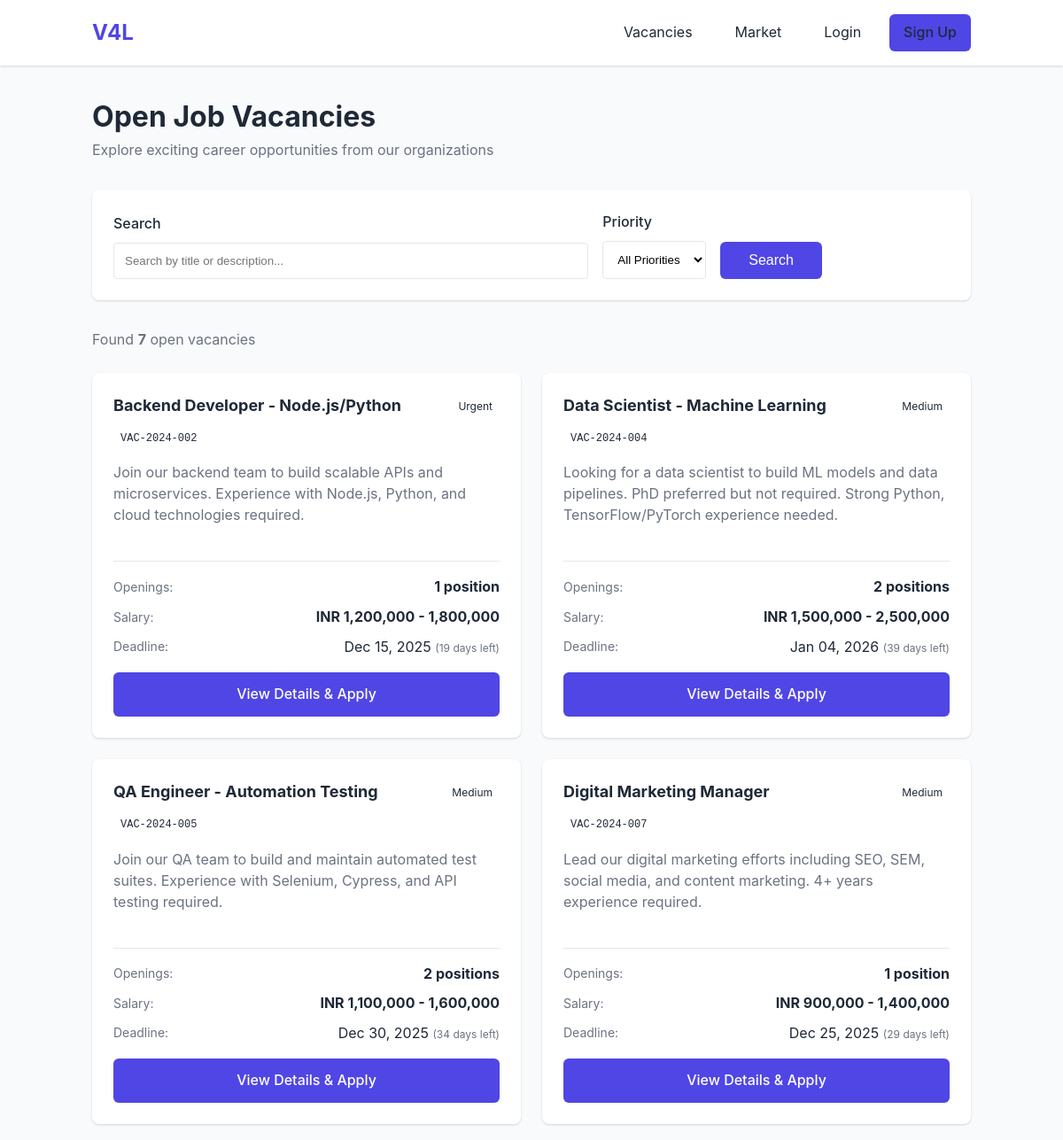
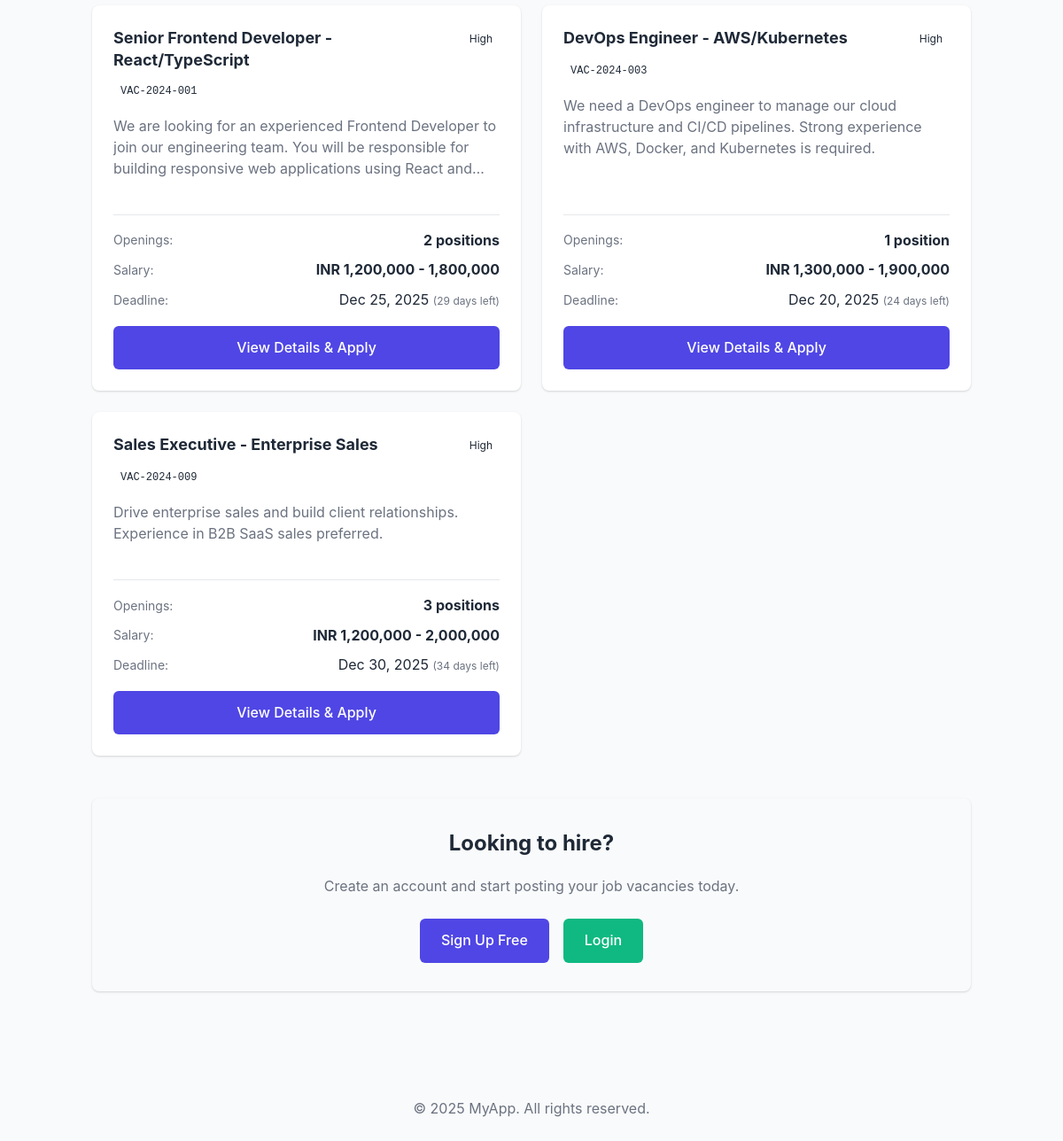
The page /public/vacancies/index.php on the database its author committed (2 pictures, top to bottom).
### tables this page shows
CREATE TABLE organization_vacancies (
    id TEXT PRIMARY KEY,
    title TEXT NOT NULL,                              -- Vacancy title
    code TEXT UNIQUE,                                 -- Unique code (e.g., "VAC-2024-001")
    description TEXT,                                 -- Job description

    -- Foreign keys
    organization_id TEXT NOT NULL,                    -- Required: Organization posting vacancy
    organization_position_id TEXT NOT NULL,           -- Required: Position to fill
    organization_workstation_id TEXT,                 -- Optional: Specific workstation
    reports_to_user_id TEXT,                          -- Optional: Reporting manager

    -- Vacancy details
    vacancy_type TEXT DEFAULT 'new' CHECK(vacancy_type IN ('new', 'replacement', 'expansion')),
    priority TEXT DEFAULT 'medium' CHECK(priority IN ('low', 'medium', 'high', 'urgent')),
    openings_count INTEGER DEFAULT 1,                 -- Number of positions to fill

    -- Timeline
    posted_date TEXT,                                 -- When vacancy was posted
    application_deadline TEXT,                        -- Last date to apply
    target_start_date TEXT,                           -- Expected joining date
    target_end_date TEXT,                             -- For contract positions

    -- Salary and benefits
    salary_offered_min REAL,                          -- Minimum salary offered
    salary_offered_max REAL,                          -- Maximum salary offered
    salary_currency TEXT DEFAULT 'INR',               -- Currency code
    benefits TEXT,                                    -- Benefits description

    -- Application details
    application_method TEXT DEFAULT 'both' CHECK(application_method IN ('internal', 'external', 'both')),
    application_url TEXT,                             -- External application URL
    contact_person TEXT,                              -- Contact person name
    contact_email TEXT,                               -- Contact email
    contact_phone TEXT,                               -- Contact phone

    -- Status tracking
    status TEXT DEFAULT 'draft' CHECK(status IN ('draft', 'open', 'on_hold', 'filled', 'cancelled')),
    is_published INTEGER DEFAULT 0,                   -- Whether publicly visible
    published_at TEXT,                                -- When published
    filled_at TEXT,                                   -- When filled
    filled_by_user_id TEXT,                           -- User who filled the position

    -- Metadata
    views_count INTEGER DEFAULT 0,                    -- Number of views
    applications_count INTEGER DEFAULT 0,             -- Number of applications
    is_active INTEGER DEFAULT 1,
    sort_order INTEGER DEFAULT 0,

    -- Default audit fields
    created_by TEXT NOT NULL,
    created_at TEXT NOT NULL,
    updated_by TEXT,
    updated_at TEXT,
    deleted_by TEXT,
    deleted_at TEXT,

    FOREIGN KEY (organization_id) REFERENCES organizations(id),
    FOREIGN KEY (organization_position_id) REFERENCES organization_positions(id),
    FOREIGN KEY (organization_workstation_id) REFERENCES organization_workstations(id),
    FOREIGN KEY (reports_to_user_id) REFERENCES users(id),
    FOREIGN KEY (filled_by_user_id) REFERENCES users(id),
    FOREIGN KEY (created_by) REFERENCES users(id),
    FOREIGN KEY (updated_by) REFERENCES users(id),
    FOREIGN KEY (deleted_by) REFERENCES users(id)
);

### public/vacancies/index.php (the view, shortened to what the rows shown need)
<?php
require_once __DIR__ . '/../../src/includes/autoload.php';
$auth = new Auth();
$user = $auth->getCurrentUser(false);
$vacancyRepo = new OrganizationVacancyRepository();
$filters = [];
$vacanciesData = $vacancyRepo->findAllPublic(100, 0, $filters);
include __DIR__ . '/../../views/header.php';
?>
<div class="py-4">
    <div style="margin-bottom: 2rem;">
        <h1>Open Job Vacancies</h1>
    </div>
    <?php if (empty($vacanciesData)): ?>
        <div class="card" style="text-align: center; padding: 3rem 1rem;">
            <div style="font-size: 3rem; margin-bottom: 1rem;">💼</div>
            <p class="text-muted" style="font-size: 1.2rem; margin-bottom: 1rem;">No Open Vacancies</p>
            <p class="text-muted" style="margin-bottom: 2rem;">
                <?php if (!empty($_GET['search'])): ?>
                    Try adjusting your search terms or <a href="/vacancies">view all vacancies</a>.
                <?php else: ?>
                    Check back later for new opportunities.
                <?php endif; ?>
            </p>
        </div>
    <?php else: ?>
        <div style="display: grid; grid-template-columns: repeat(auto-fill, minmax(350px, 1fr)); gap: 1.5rem;">
            <?php foreach ($vacanciesData as $vacData): ?>
                <?php
                $vacancy = new OrganizationVacancy($vacData);
                $daysUntil = $vacancy->getDaysUntilDeadline();
                ?>
                <div class="card" style="display: flex; flex-direction: column; height: 100%; transition: transform 0.2s, box-shadow 0.2s; cursor: pointer;" onclick="window.location.href='/vacancies/view?id=<?php echo $vacData['id']; ?>'">
                    <div style="margin-bottom: 1rem;">
                        <div style="display: flex; justify-content: space-between; align-items: start; margin-bottom: 0.5rem;">
                            <h3 style="margin: 0; font-size: 1.125rem; line-height: 1.4;">
                                <?php echo htmlspecialchars($vacData['title']); ?>
                            </h3>
                            <span style="padding: 0.25rem 0.5rem; border-radius: 4px; font-size: 0.75rem; white-space: nowrap; margin-left: 0.5rem; <?php echo $vacancy->getPriorityBadgeClass(); ?>">
                                <?php echo ucfirst($vacData['priority']); ?>
                            </span>
                        </div>
                        <?php if (!empty($vacData['code'])): ?>
                            <code style="background: var(--bg-light); padding: 0.125rem 0.5rem; border-radius: 4px; font-size: 0.75rem;">
                                <?php echo htmlspecialchars($vacData['code']); ?>
                            </code>
                        <?php endif; ?>
                    </div>
                    <div style="margin-bottom: 1rem; flex-grow: 1;">
                        <p class="text-muted" style="line-height: 1.5; display: -webkit-box; -webkit-line-clamp: 3; -webkit-box-orient: vertical; overflow: hidden;">
                            <?php echo htmlspecialchars(substr($vacData['description'], 0, 200)); ?>
                        </p>
                    </div>
                    <div style="border-top: 1px solid var(--border-color); padding-top: 1rem; margin-top: auto;">
                        <div style="display: flex; justify-content: space-between; align-items: center; margin-bottom: 0.5rem;">
                            <span class="text-muted" style="font-size: 0.875rem;">Openings:</span>
                            <strong><?php echo $vacData['openings_count']; ?> <?php echo $vacData['openings_count'] === 1 ? 'position' : 'positions'; ?></strong>
                        </div>
                        <?php if (!empty($vacData['salary_offered_min']) || !empty($vacData['salary_offered_max'])): ?>
                            <div style="display: flex; justify-content: space-between; align-items: center; margin-bottom: 0.5rem;">
                                <span class="text-muted" style="font-size: 0.875rem;">Salary:</span>
                                <strong><?php echo $vacancy->getSalaryRangeFormatted(); ?></strong>
                            </div>
                        <?php endif; ?>
                        <?php if ($vacData['application_deadline']): ?>
                            <div style="display: flex; justify-content: space-between; align-items: center; margin-bottom: 0.5rem;">
                                <span class="text-muted" style="font-size: 0.875rem;">Deadline:</span>
                                <span style="<?php echo ($daysUntil !== null && $daysUntil < 7) ? 'color: #dc2626; font-weight: 600;' : ''; ?>">
                                    <?php echo date('M d, Y', strtotime($vacData['application_deadline'])); ?>
                                    <?php if ($daysUntil !== null && $daysUntil >= 0): ?>
                                        <span class="text-muted" style="font-size: 0.75rem;">
                                            (<?php echo $daysUntil === 0 ? 'Today!' : $daysUntil . ' days left'; ?>)
                                        </span>
                                    <?php endif; ?>
                                </span>
                            </div>
                        <?php endif; ?>
                        <a href="/vacancies/view?id=<?php echo $vacData['id']; ?>" class="btn btn-primary" style="width: 100%; margin-top: 1rem; text-align: center; display: block;" onclick="event.stopPropagation();">
                            View Details & Apply
                        </a>
                    </div>
                </div>
            <?php endforeach; ?>
        </div>
    <?php endif; ?>
    <?php if ($user): ?>
        <div class="card" style="margin-top: 3rem; background: linear-gradient(135deg, #667eea 0%, #764ba2 100%); color: white; text-align: center; padding: 2rem;">
            <h2 style="color: white; margin-bottom: 1rem;">Have job openings?</h2>
            <p style="margin-bottom: 1.5rem; opacity: 0.9;">Post your vacancies and connect with qualified candidates.</p>
            <a href="/organizations/departments/human_resource/vacancies/" class="btn" style="background: white; color: #667eea; padding: 0.75rem 2rem; font-weight: 600;">
                Manage Your Vacancies
            </a>
        </div>
    <?php else: ?>
        <div class="card" style="margin-top: 3rem; background: var(--bg-light); text-align: center; padding: 2rem;">
            <h2 style="margin-bottom: 1rem;">Looking to hire?</h2>
        </div>
    <?php endif; ?>
</div>
<?php include __DIR__ . '/../../views/footer.php'; ?>

### rows shown on the page
organization_vacancies: title "Backend Developer - Node.js/Python", priority "Urgent", code "VAC-2024-002", description "Join our backend team to build scalable APIs and microservices. Experience with Node.js, Python, and cloud technologies required.", openings_count "1", shows "position", $vacancy->getSalaryRangeFormatted() "INR 1,200,000 - 1,800,000", application_deadline "Dec 15, 2025", application_deadline "19"
organization_vacancies: title "Data Scientist - Machine Learning", priority "Medium", code "VAC-2024-004", description "Looking for a data scientist to build ML models and data pipelines. PhD preferred but not required. Strong Python, TensorFlow/PyTorch experience needed.", openings_count "2", shows "positions", $vacancy->getSalaryRangeFormatted() "INR 1,500,000 - 2,500,000", application_deadline "Jan 04, 2026", application_deadline "39"
organization_vacancies: title "QA Engineer - Automation Testing", priority "Medium", code "VAC-2024-005", description "Join our QA team to build and maintain automated test suites. Experience with Selenium, Cypress, and API testing required.", openings_count "2", shows "positions", $vacancy->getSalaryRangeFormatted() "INR 1,100,000 - 1,600,000", application_deadline "Dec 30, 2025", application_deadline "34"
organization_vacancies: title "Digital Marketing Manager", priority "Medium", code "VAC-2024-007", description "Lead our digital marketing efforts including SEO, SEM, social media, and content marketing. 4+ years experience required.", openings_count "1", shows "position", $vacancy->getSalaryRangeFormatted() "INR 900,000 - 1,400,000", application_deadline "Dec 25, 2025", application_deadline "29"
organization_vacancies: title "Senior Frontend Developer - React/TypeScript", priority "High", code "VAC-2024-001", description "We are looking for an experienced Frontend Developer to join our engineering team. You will be responsible for building responsive web applications using React…", openings_count "2", shows "positions", $vacancy->getSalaryRangeFormatted() "INR 1,200,000 - 1,800,000", application_deadline "Dec 25, 2025", application_deadline "29"
organization_vacancies: title "DevOps Engineer - AWS/Kubernetes", priority "High", code "VAC-2024-003", description "We need a DevOps engineer to manage our cloud infrastructure and CI/CD pipelines. Strong experience with AWS, Docker, and Kubernetes is required.", openings_count "1", shows "position", $vacancy->getSalaryRangeFormatted() "INR 1,300,000 - 1,900,000", application_deadline "Dec 20, 2025", application_deadline "24"
organization_vacancies: title "Sales Executive - Enterprise Sales", priority "High", code "VAC-2024-009", description "Drive enterprise sales and build client relationships. Experience in B2B SaaS sales preferred.", openings_count "3", shows "positions", $vacancy->getSalaryRangeFormatted() "INR 1,200,000 - 2,000,000", application_deadline "Dec 30, 2025", application_deadline "34"

### other values the page prints
$totalCount "7"
